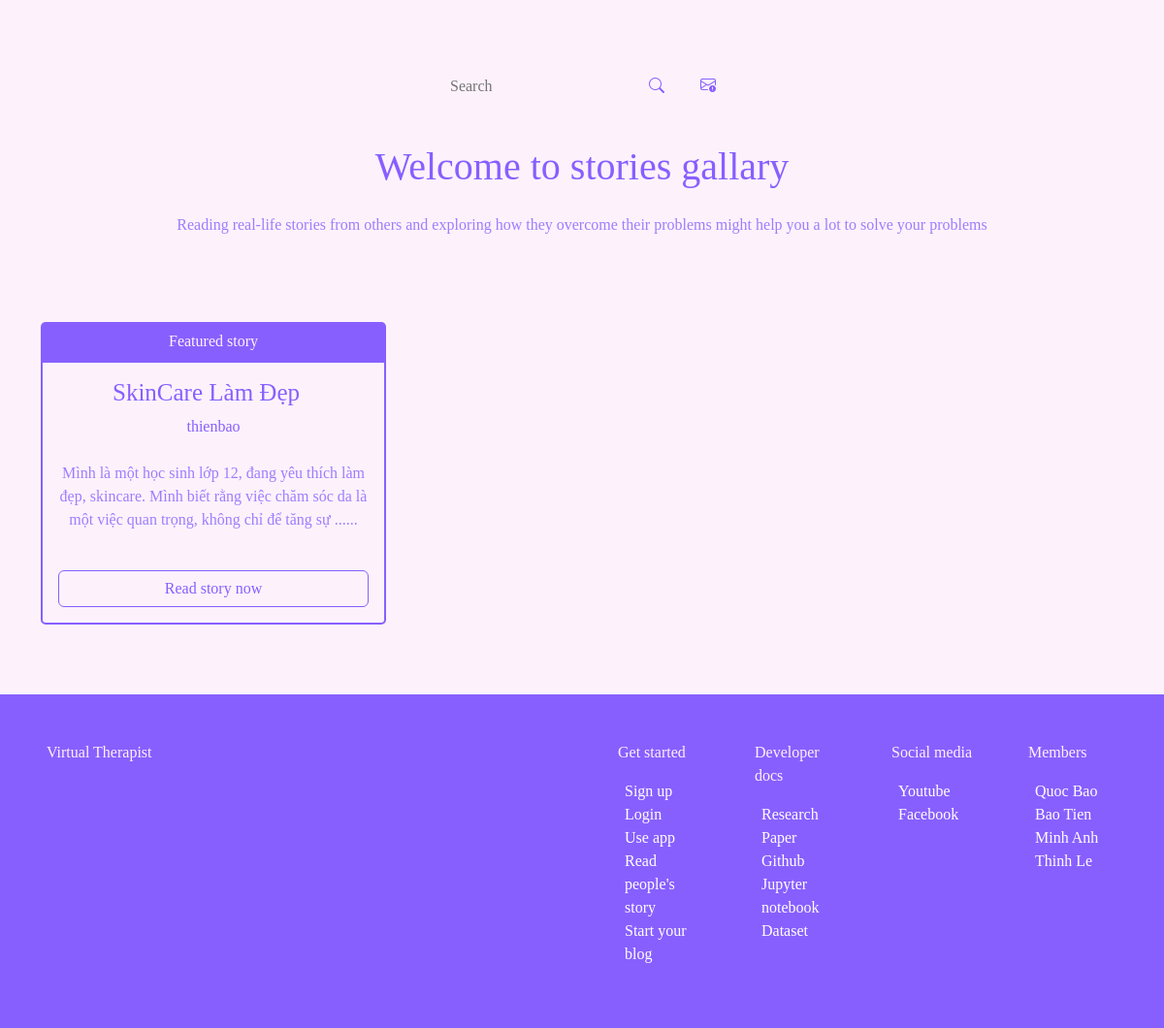
The page /all_blogs (lower part) on the database as committed earlier.
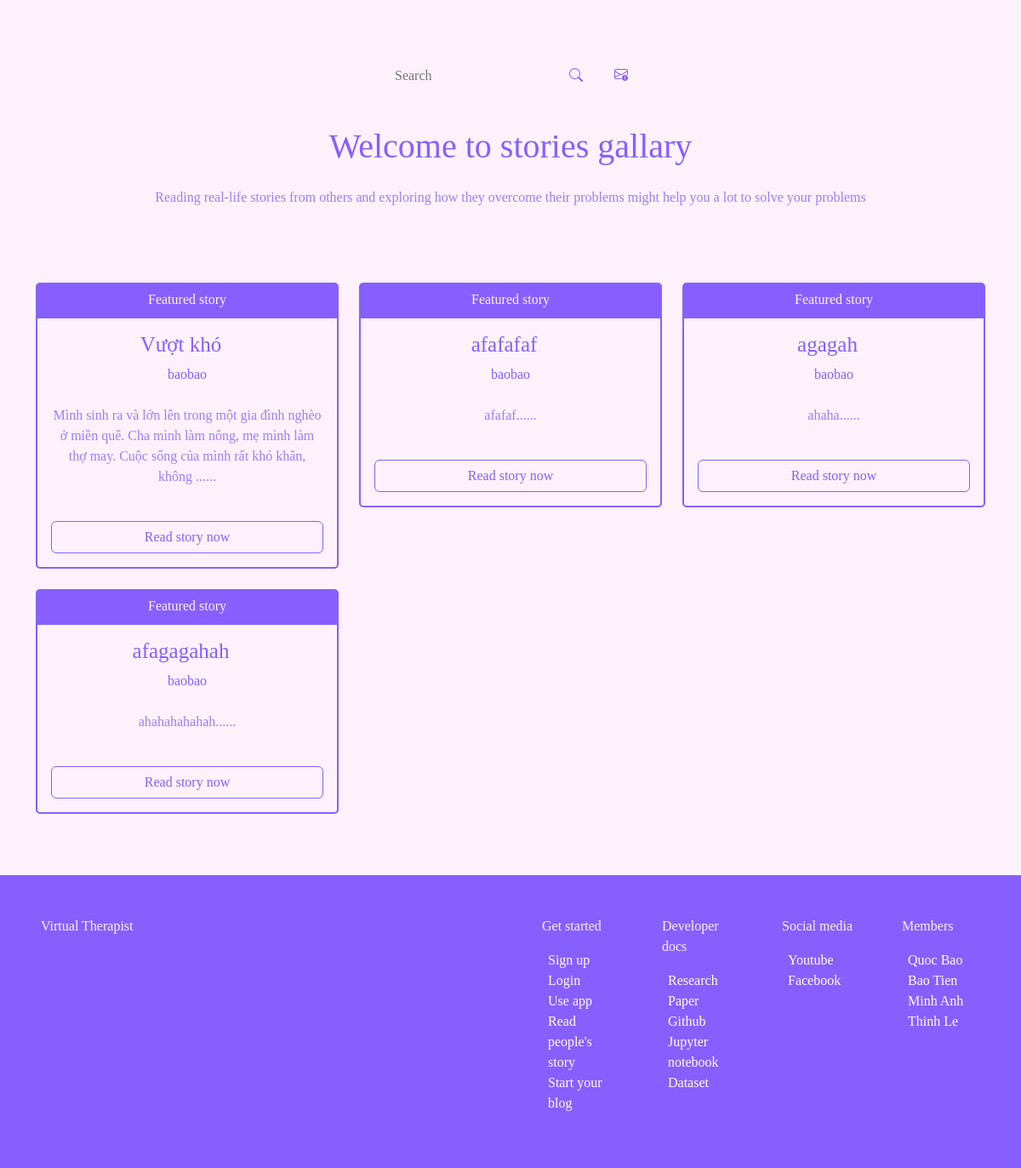
The same page on the database as committed later.
### app.py (models this page shows, shortened)
class Blogs(db.Model):
    id = db.Column(db.Integer, primary_key=True)
    title = db.Column(db.String(255), nullable=False)
    content = db.Column(db.Text, nullable=False)
    date_posted = db.Column(db.DateTime, default=datetime.utcnow)
    blog_commented = db.relationship('Comments', backref='blog_commented')
    blog_reacted = db.relationship('Reactions', backref='blog_reacted')
    tags = db.relationship('Reactions', backref='blog_tags')
    blog_bookmarked = db.relationship('Reactions', backref='blog_bookmarked')
    poster_id = db.Column(db.Integer, db.ForeignKey('users.id'))

class Users(db.Model, UserMixin):
    id = db.Column(db.Integer, primary_key=True)
    name = db.Column(db.String(200), nullable=False)
    email =  db.Column(db.String(120), nullable=False, unique=True)
    user_name = db.Column(db.String(120), nullable=False)
    password_hash = db.Column(db.String(200))
    posts = db.relationship('Blogs', backref='poster')
    comments = db.relationship('Comments', backref='commenter')
    reacts = db.relationship('Reactions', backref='reacter')
    bookmarks = db.relationship('BookMarks', backref='bookmarker')
    @property
    def password():
        raise AttributeError('password is not a readable attribute')
    date_added = db.Column(db.DateTime, default=datetime.utcnow)

### app.py (the view)
@app.route("/all_blogs")
def all_blogs():
    all_blogs = Blogs.query.order_by(Blogs.date_posted)
    return render_template("all_blogs.html", all_blogs=all_blogs)

### form_backup.py
class SearchForm(FlaskForm):
    searched = StringField("Searched", validators=[DataRequired()])
    submit = SubmitField("Search now")

### app.py (called while the page is built)
@app.context_processor
def base():
    form = SearchForm()
    return dict(form=form)

### templates/all_blogs.html (shortened to what this page needs)
{% include 'navbar.html' %}
<div id="hero" class="text-center">
    <div class="hero-content display-table">
        <br> <br> <br>
        <div class="container-fluid" style="max-width: 300px;">
            <form method="POST" class="d-flex" role="search" action="{{url_for('search')}}">
                <input class="search-custom" placeholder="Search" name="searched">
                <button class="btn btn-outline-search" type="submit"><i class="bi bi-search"></i></button>
                <a href="{{url_for('recsys')}}" style="margin-top: 6px;" >
                    <i class="bi bi-envelope-exclamation ms-4" style="color: var(--purple-color)"></i>
                </a>
            </form>
        </div>
        <div class="table-cell-3">
            <div class="container">
                <h1 class="text-purple">Welcome {{current_user.name}} to stories gallary </h1>
                <p class="text-purple opacity-8 mt-4"> Reading real-life stories from others and exploring how they overcome their problems might help you a lot to solve your problems</p>
                <br>
                <div class="row mt-4">
                    {% for blog in all_blogs %}
                        <div class="col-4 mt-4">
                            <div class="card ">
                                <div class="card-header card-secondary-color">
                                    Featured story
                                </div>
                                <div class="card-body card-primary-color">
                                    <h3 class="card-title-blog" style="margin-right:15px">
                                        {{blog.title[:25]}}
                                    </h3>
                                    <a href="{{url_for('other_user_blogs', id=blog.poster.id)}}"><p class="card-text">{{blog.poster.user_name}}</p></a>
                                    <p class="card-text opacity-8 mt-4">{{blog.content[:140]}}......</p>
                                    <br>
                                    <div class="d-grid gap-2">
                                        <a href="{{url_for('blog', id=blog.id)}}" class="btn btn-outline-primary">Read story now</a>
                                    </div>
                                </div>
                            </div>
                        </div>
                    {% endfor %}
                </div>
            </div>
        </div>
    </div>
</div>
{% include 'footer.html' %}

### templates/navbar.html (shortened to what this page needs)
<!DOCTYPE html>
<html lang="en">
<head>
    <link rel="stylesheet" href="https://cdn.jsdelivr.net/npm/bootstrap-icons@1.4.1/font/bootstrap-icons.css" />
    <link rel="stylesheet" href="{{ url_for('static', filename='vendor/bootstrap/css/bootstrap.min.css') }}">
    <link rel="stylesheet" href="{{ url_for('static', filename='vendor/bootstrap-icons/bootstrap-icons.css') }}">
    <link rel="stylesheet" href="{{ url_for('static', filename='vendor/glightbox/css/glightbox.min.css') }}">
    <link rel="stylesheet" href="{{ url_for('static', filename='vendor/swiper/swiper-bundle.min.css') }}">
    <link rel="stylesheet" href="{{ url_for('static', filename='css/index.css') }}">
</head>
<body>
</body>
</html>

### templates/footer.html
<div class="footer-color p-5">
    <div class="col-md-12">
        <div class="row">
            <div class="col-md-6">
                <p>Virtual Therapist</p>
                </div>
            <div class="col-md-6">
                <div class="row">
                    <div class="col-md-3">
                        <p style="margin-left:25px">Get started</p>
                        <ul>
                            <a href="{{ url_for('registration')}}"><li class="list-group-item text-white">Sign up</li></a>
                            <a href="{{ url_for('login')}}"><li class="list-group-item text-white">Login</li></a>
                            <a href="http://localhost:8501/App"><li class="list-group-item text-white">Use app</li></a>
                            <a href="{{ url_for('all_blogs')}}"><li class="list-group-item text-white">Read people's story</li></a>
                            <a href="{{ url_for('create_blog')}}"><li class="list-group-item text-white">Start your blog</li></a>
                        </ul>
                    </div>
                    <div class="col-md-3">
                        <p style="margin-left:25px">Developer docs</p>
                        <ul>
                            <a href="{{ url_for('registration')}}"><li class="list-group-item text-white">Research Paper</li></a>
                            <a href="{{ url_for('all_blogs')}}"><li class="list-group-item text-white">Github</li></a>
                            <a href="{{ url_for('login')}}"><li class="list-group-item text-white">Jupyter notebook</li></a>
                            <a href="http://localhost:8501/App"><li class="list-group-item text-white">Dataset</li></a>
                        </ul>
                    </div>
                    <div class="col-md-3">
                        <p style="margin-left:25px">Social media</p>
                        <ul>
                            <a href="{{ url_for('registration')}}"><li class="list-group-item text-white">Youtube</li></a>
                            <a href="{{ url_for('all_blogs')}}"><li class="list-group-item text-white">Facebook</li></a>
                        </ul>
                    </div>
                    <div class="col-md-3">
                        <p style="margin-left:25px">Members</p>
                        <ul>
                            <a href="{{ url_for('registration')}}"><li class="list-group-item text-white">Quoc Bao</li></a>
                            <a href="{{ url_for('login')}}"><li class="list-group-item text-white">Bao Tien</li></a>
                            <a href="http://localhost:8501/App"><li class="list-group-item text-white">Minh Anh</li></a>
                            <a href="{{ url_for('all_blogs')}}"><li class="list-group-item text-white">Thinh Le</li></a>
                        </ul>
                    </div>
                </div>
            </div>
        </div>
    </div>
</div>

### static/css/index.css (style rules this page uses)
:root { --dark-color: black; --body-font-size: 1.2rem; --body-font-color: var(--purple-color); --body-font-active: #8774f1; --purple-color-dark: #5215fc; --purple-color: #885fff; --purple-color-light: #8774f1; --pink-color: #ee93a9; --light-color: #febfad; --bg-color: #fdf2fc; --dark-light-color: #1e1e1e; --bs-border-width: 1px; --bs-border-style: solid; --white-color: white; --gray-color: #f1f1f1; }
body { background-color: var(--bg-color); background-attachment: fixed; color: #4e4e4e; font-family: Cambria, Cochin, Georgia, Times, 'Times New Roman', serif; max-width: 100%; overflow-x: hidden; }
a { color: var(--purple-color); text-decoration: none; transition: all 0.5s; }
.footer-color { color: var(--bg-color); background-color: var(--purple-color); }
.text-purple { color: var(--purple-color-light); }
.card-secondary-color { background-color: var(--purple-color); border: none; color: var(--bg-color); }
.card { --bs-card-bg: transparent; }
.search-custom { color: var(--purple-color); border-bottom: 2px solid var(--purple-color); border: none; outline: none; background: transparent; width: 100%; }
.card-primary-color { background-color: var(--bg-color); color: var(--purple-color); border: 2px solid var(--purple-color); border-bottom-left-radius: 5px; border-bottom-right-radius: 5px; }
.opacity-8 { opacity: 0.8; }
.card-title-blog { font-size: 25px; color: var(--bs-btn-active-color); }
.btn-outline-primary { --bs-btn-color: var(--purple-color); --bs-btn-border-color: var(--purple-color); --bs-btn-hover-color: #fff; --bs-btn-hover-bg: var(--purple-color); --bs-btn-hover-border-color: var(--purple-color); --bs-btn-focus-shadow-rgb: 13, 110, 253; --bs-btn-active-color: #fff; --bs-btn-active-bg: var(--purple-color); --bs-btn-active-border-color: var(--purple-color); --bs-btn-active-shadow: inset 0 3px 5px rgba(0, 0, 0, 0.125); --bs-btn-disabled-color: var(--purple-color); --bs-btn-disabled-bg: transparent; --bs-btn-disabled-border-color: var(--purple-color); --bs-gradient: none }
.btn-outline-search { color: var(--purple-color); }
.display-table { width: 100%; height: 100%; display: table; }
.table-cell-3 { margin-top: 40px; }
.list-group-item { color: var(--body-font-color); }
.text-white { color: var(--bg-color); }
.text-purple { color: var(--purple-color); }

Rows that differ between the two databases and show on the page:
removed Blogs: title "SkinCare Làm Đẹp", poster.user_name "thienbao", content "Mình là một học sinh lớp 12, đang yêu thích làm đẹp, skincare. Mình biết rằng việc chăm sóc da là một việc quan trọng, không chỉ để tăng sự"
added Blogs: title "Vượt khó", poster.user_name "baobao", content "Mình sinh ra và lớn lên trong một gia đình nghèo ở miền quê. Cha mình làm nông, mẹ mình làm thợ may. Cuộc sống của mình rất khó khăn, không"
added Blogs: title "afafafaf", poster.user_name "baobao", content "afafaf"
added Blogs: title "agagah", poster.user_name "baobao", content "ahaha"
added Blogs: title "afagagahah", poster.user_name "baobao", content "ahahahahahah"
